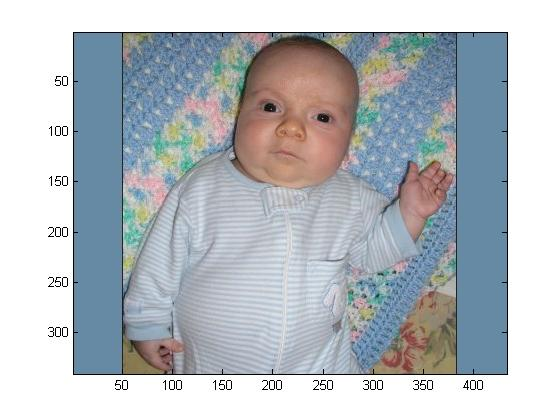
%> input picture trab2/eli.jpg, 560 x 420 px
$ octave fft3.m   (GNU Octave 9; MATLAB toolbox functions it lacks are replaced by stand-ins)
%> lines starting %> are read from the running program, lines starting %| are printed output that depends on the picture
### funcoes/safft2.m
function safft_image = safft2(image, block_size)
  % image: Imagem de entrada
  % block_size: Tamanho do bloco 2D

  % Dimensões da imagem
  [rows, cols] = size(image);

  % Inicializando a matriz para armazenar as FFTs locais
  safft_image = zeros(rows, cols);

  % Processando cada bloco 2D
  for i = 1:block_size:rows
    for j = 1:block_size:cols
      % Definir os limites do bloco
      row_end = min(i + block_size - 1, rows);
      col_end = min(j + block_size - 1, cols);

      % Extrair o bloco
      block = image(i:row_end, j:col_end);

      % Aplicar a FFT 2D ao bloco
      fft_block = fft2(block);

      % Armazenar a FFT do bloco na posição correspondente da imagem
      safft_image(i:row_end, j:col_end) = fft_block;
    end
  end

  % O resultado safft_image contém as FFTs locais de cada bloco da imagem
end

### trab2/fft3.m
addpath("funcoes/")

% Implementação de SAFFT em uma imagem utilizando a função safft2

imagem = imread('trab2/eli.jpg');  % Substitua pelo nome do arquivo de imagem
%> imagem is the input picture: size 420x560x3 uint8; mean R, G, B 181.6, 187.7, 193.3
[n_linhas, n_colunas, n_canais] = size(imagem);
%> n_linhas = 420; n_colunas = 560; n_canais = 3

% Verifica se a imagem é colorida (3 canais) ou em escala de cinza (1 canal)
if n_canais == 1
    imshow(imagem);  % Imagem em escala de cinza
elseif n_canais == 3
    n = 3;  % Canal azul, por exemplo
    imshow(imagem(:,:,n));  % Exibe o canal especificado
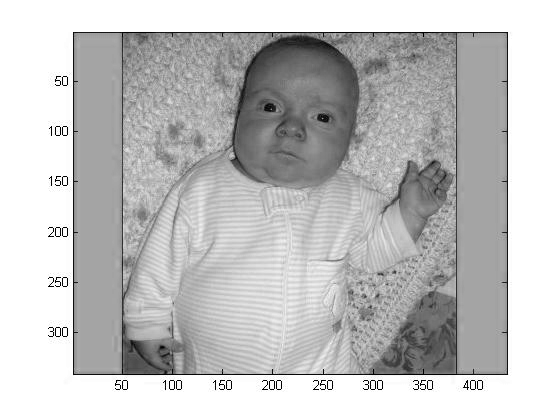
%> displayed picture: size 420x560, on the screen's scale of 0 to 255; min 0, max 255, mean 193.3
else
    disp('Imagem com número inesperado de canais');
end


% Converter a imagem para tons de cinza, se necessário
if size(imagem, 3) == 3
    imagem_cinza = rgb2gray(imagem);
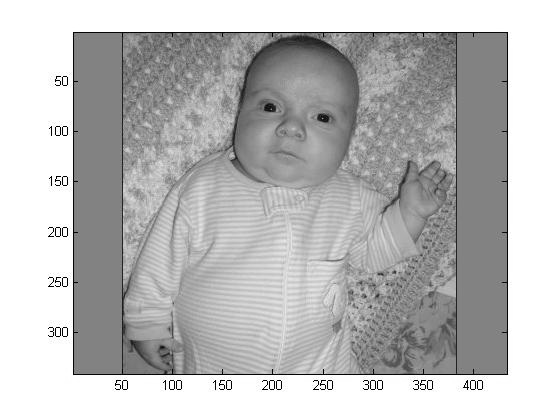
%> imagem_cinza: size 420x560 uint8; min 0, max 255, mean 186.5
else
    imagem_cinza = imagem;
end

% Definir o tamanho do bloco para o SAFFT
bloco_tamanho = 1024;  % Tamanho do bloco adaptável

% Aplicar o SAFFT usando a função safft2
safft_resultado = safft2(imagem_cinza, bloco_tamanho);

% Centralizar o espectro de cada bloco
safft_resultado_shifted = fftshift(safft_resultado);

% Calcular a magnitude da SAFFT
magnitude_safft = log(1 + abs(safft_resultado_shifted));
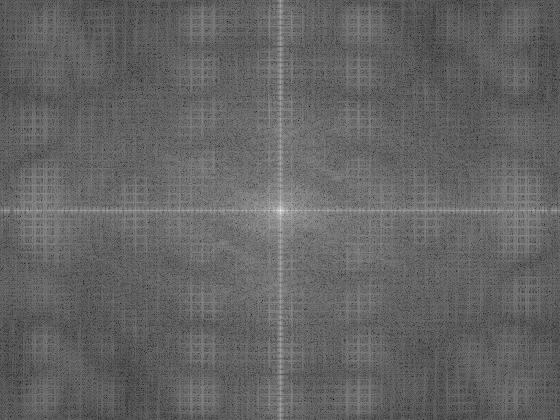
%> magnitude_safft: size 420x560 double; min 2.42, max 17.6, mean 8.4; drawn with min black and max white

% Mostrar a imagem original e a SAFFT
subplot(3, 2, 1);
imshow(imagem_cinza);
title('Imagem Original em Tons de Cinza');

subplot(3, 2, 2);
imshow(magnitude_safft, []);
title('Magnitude da SAFFT da Imagem');

subplot(3, 2, 2);
imshow(magnitude_safft, []);
title('Magnitude da SAFFT da Imagem');

pause(15);
